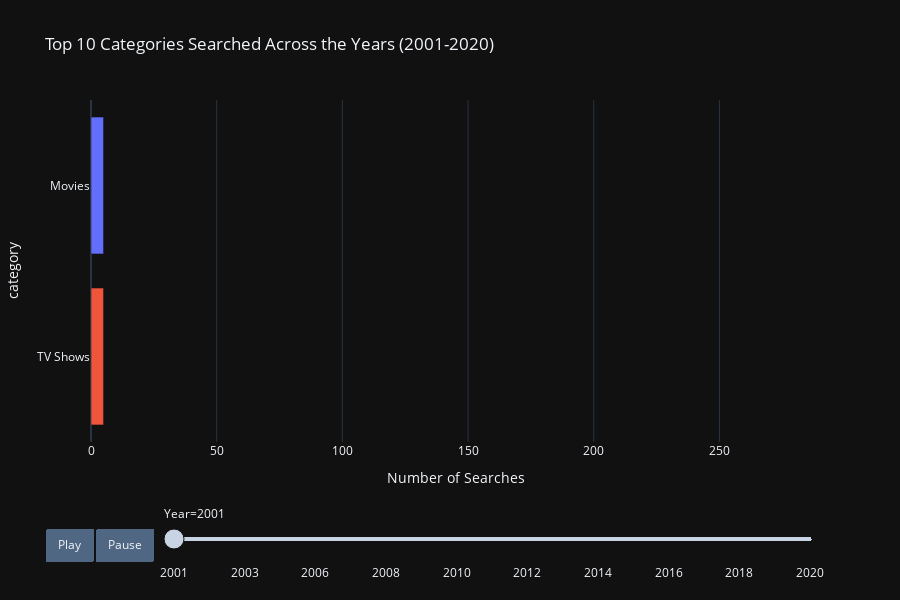

Write notebook code for a chart like this one.
### Code cell
# other version 

category_trends = df.groupby(['year', 'category']).size().reset_index(name='count')

top_categories = category_trends.groupby('category')['count'].sum().nlargest(10).index

filtered_data = category_trends[category_trends['category'].isin(top_categories)]

filtered_data = filtered_data.fillna(0)

filtered_data['year'] = filtered_data['year'].astype(int)
filtered_data['count'] = filtered_data['count'].astype(int)

filtered_data = filtered_data.sort_values(['year', 'count'], ascending=[True, False])

fig = px.bar(filtered_data, 
             x='count',  
             y='category', 
             color='category', 
             orientation='h',  
             title='Top 10 Categories Searched Across the Years (2001-2020)', 
             labels={'year': 'Year', 'count': 'Number of Searches'},
             animation_frame='year',  
             animation_group='category',  
             range_x=[0, filtered_data['count'].max() + 50], 
             height=600  
            )

fig.update_layout(
    template='plotly_dark',  
    hovermode='x unified', 
    showlegend=False, 
    updatemenus=[  
        {
            'buttons': [
                {
                    'args': [None, {'frame': {'duration': 500, 'redraw': True}, 'fromcurrent': True}],
                    'label': 'Play',
                    'method': 'animate'
                },
                {
                    'args': [[None], {'frame': {'duration': 0, 'redraw': True}, 'mode': 'immediate', 'transition': {'duration': 0}}],
                    'label': 'Pause',
                    'method': 'animate'
                }
            ],
            'direction': 'left',
            'pad': {'r': 10, 't': 87},
            'showactive': False,
            'type': 'buttons',
            'x': 0.1,
            'xanchor': 'right',
            'y': 0,
            'yanchor': 'top'
        }
    ]
)

# Show the plot
fig.show()

### Figure 1 — Plotly figure (JSON) as saved in the notebook; plotly's stock layout.template omitted (floating-point values rounded to 4 significant figures)
{"data": [{"alignmentgroup": "True", "hovertemplate": "category=%{y}<br>Year=2001<br>Number of Searches=%{x}<extra></extra>", "ids": ["Movies"], "legendgroup": "Movies", "marker": {"color": "#636efa", "pattern": {"shape": ""}}, "name": "Movies", "offsetgroup": "Movies", "orientation": "h", "showlegend": true, "textposition": "auto", "type": "bar", "x": [5], "xaxis": "x", "y": ["Movies"], "yaxis": "y"}, {"alignmentgroup": "True", "hovertemplate": "category=%{y}<br>Year=2001<br>Number of Searches=%{x}<extra></extra>", "ids": ["TV Shows"], "legendgroup": "TV Shows", "marker": {"color": "#EF553B", "pattern": {"shape": ""}}, "name": "TV Shows", "offsetgroup": "TV Shows", "orientation": "h", "showlegend": true, "textposition": "auto", "type": "bar", "x": [5], "xaxis": "x", "y": ["TV Shows"], "yaxis": "y"}], "layout": {"barmode": "relative", "height": 600, "hovermode": "x unified", "legend": {"title": {"text": "category"}, "tracegroupgap": 0}, "showlegend": false, "sliders": [{"active": 0, "currentvalue": {"prefix": "Year="}, "len": 0.9, "pad": {"b": 10, "t": 60}, "steps": [{"args": [["2001"], {"frame": {"duration": 0, "redraw": true}, "fromcurrent": true, "mode": "immediate", "transition": {"duration": 0, "easing": "linear"}}], "label": "2001", "method": "animate"}, {"args": [["2002"], {"frame": {"duration": 0, "redraw": true}, "fromcurrent": true, "mode": "immediate", "transition": {"duration": 0, "easing": "linear"}}], "label": "2002", "method": "animate"}, {"args": [["2003"], {"frame": {"duration": 0, "redraw": true}, "fromcurrent": true, "mode": "immediate", "transition": {"duration": 0, "easing": "linear"}}], "label": "2003", "method": "animate"}, {"args": [["2004"], {"frame": {"duration": 0, "redraw": true}, "fromcurrent": true, "mode": "immediate", "transition": {"duration": 0, "easing": "linear"}}], "label": "2004", "method": "animate"}, {"args": [["2006"], {"frame": {"duration": 0, "redraw": true}, "fromcurrent": true, "mode": "immediate", "transition": {"duration": 0, "easing": "linear"}}], "label": "2006", "method": "animate"}, {"args": [["2007"], {"frame": {"duration": 0, "redraw": true}, "fromcurrent": true, "mode": "immediate", "transition": {"duration": 0, "easing": "linear"}}], "label": "2007", "method": "animate"}, {"args": [["2008"], {"frame": {"duration": 0, "redraw": true}, "fromcurrent": true, "mode": "immediate", "transition": {"duration": 0, "easing": "linear"}}], "label": "2008", "method": "animate"}, {"args": [["2009"], {"frame": {"duration": 0, "redraw": true}, "fromcurrent": true, "mode": "immediate", "transition": {"duration": 0, "easing": "linear"}}], "label": "2009", "method": "animate"}, {"args": [["2010"], {"frame": {"duration": 0, "redraw": true}, "fromcurrent": true, "mode": "immediate", "transition": {"duration": 0, "easing": "linear"}}], "label": "2010", "method": "animate"}, {"args": [["2011"], {"frame": {"duration": 0, "redraw": true}, "fromcurrent": true, "mode": "immediate", "transition": {"duration": 0, "easing": "linear"}}], "label": "2011", "method": "animate"}, {"args": [["2012"], {"frame": {"duration": 0, "redraw": true}, "fromcurrent": true, "mode": "immediate", "transition": {"duration": 0, "easing": "linear"}}], "label": "2012", "method": "animate"}, {"args": [["2013"], {"frame": {"duration": 0, "redraw": true}, "fromcurrent": true, "mode": "immediate", "transition": {"duration": 0, "easing": "linear"}}], "label": "2013", "method": "animate"}, {"args": [["2014"], {"frame": {"duration": 0, "redraw": true}, "fromcurrent": true, "mode": "immediate", "transition": {"duration": 0, "easing": "linear"}}], "label": "2014", "method": "animate"}, {"args": [["2015"], {"frame": {"duration": 0, "redraw": true}, "fromcurrent": true, "mode": "immediate", "transition": {"duration": 0, "easing": "linear"}}], "label": "2015", "method": "animate"}, {"args": [["2016"], {"frame": {"duration": 0, "redraw": true}, "fromcurrent": true, "mode": "immediate", "transition": {"duration": 0, "easing": "linear"}}], "label": "2016", "method": "animate"}, {"args": [["2017"], {"frame": {"duration": 0, "redraw": true}, "fromcurrent": true, "mode": "immediate", "transition": {"duration": 0, "easing": "linear"}}], "label": "2017", "method": "animate"}, {"args": [["2018"], {"frame": {"duration": 0, "redraw": true}, "fromcurrent": true, "mode": "immediate", "transition": {"duration": 0, "easing": "linear"}}], "label": "2018", "method": "animate"}, {"args": [["2019"], {"frame": {"duration": 0, "redraw": true}, "fromcurrent": true, "mode": "immediate", "transition": {"duration": 0, "easing": "linear"}}], "label": "2019", "method": "animate"}, {"args": [["2020"], {"frame": {"duration": 0, "redraw": true}, "fromcurrent": true, "mode": "immediate", "transition": {"duration": 0, "easing": "linear"}}], "label": "2020", "method": "animate"}], "x": 0.1, "xanchor": "left", "y": 0, "yanchor": "top"}], "title": {"text": "Top 10 Categories Searched Across the Years (2001-2020)"}, "updatemenus": [{"buttons": [{"args": [null, {"frame": {"duration": 500, "redraw": true}, "fromcurrent": true}], "label": "Play", "method": "animate"}, {"args": [[null], {"frame": {"duration": 0, "redraw": true}, "mode": "immediate", "transition": {"duration": 0}}], "label": "Pause", "method": "animate"}], "direction": "left", "pad": {"r": 10, "t": 87}, "showactive": false, "type": "buttons", "x": 0.1, "xanchor": "right", "y": 0, "yanchor": "top"}], "xaxis": {"anchor": "y", "domain": [0, 1], "range": [0, 290], "title": {"text": "Number of Searches"}}, "yaxis": {"anchor": "x", "categoryarray": ["Películas", "What is...?", "Songs", "News", "People", "Recipes", "How to...", "Searches", "TV Shows", "Movies"], "categoryorder": "array", "domain": [0, 1], "title": {"text": "category"}}}}
